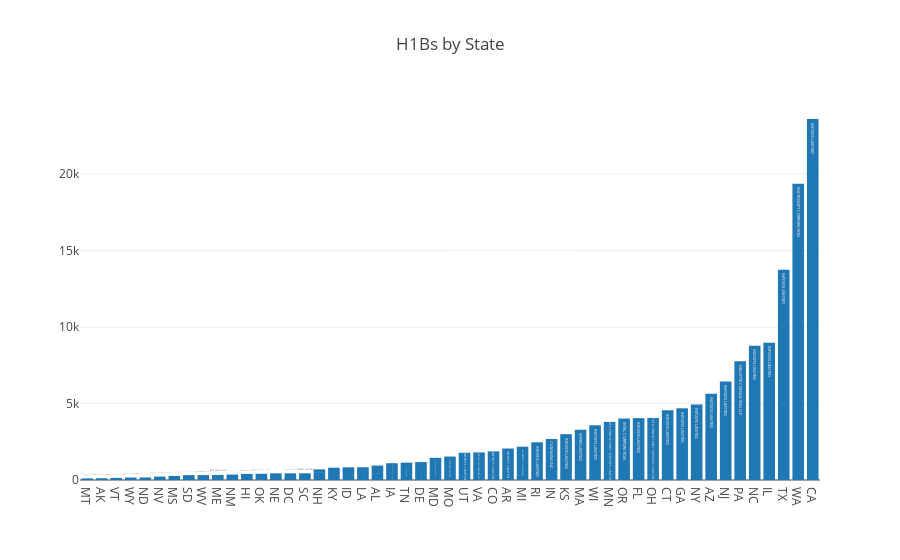

The cell this chart's notebook holds for it:
### Markdown cell above
Now, that `states_frame` is ready again, we can get to plotting.

### Code cell
X = states_frame[['code']].values.flatten()
Y = states_frame[['count']].values.flatten()
text = states_frame[['top_employer']].values.flatten()

trace_states = go.Bar(
    x=X, 
    y=Y, 
    name="State", 
    text=text, 
    textposition = 'auto')

data = [trace_states]
layout = go.Layout(title="H1Bs by State", barmode='stack')
fig = go.Figure(data=data, layout=layout)
iplot(fig, filename='stacked-bar')

### Figure 1 — Plotly figure (JSON) as saved in the notebook; plotly's stock layout.template omitted (floating-point values rounded to 4 significant figures)
{"data": [{"name": "State", "text": ["MONTANA STATE UNIVERSITY", "UNIVERSITY OF ALASKA", "THE UNIVERSITY OF VERMONT", "UNIVERSITY OF WYOMING", "NORTH DAKOTA STATE UNIVERSITY", "UNIVERSITY OF NEVADA, RENO", "UNIVERSITY OF MISSISSIPPI MEDICAL CENTER", "TATA CONSULTANCY SERVICES LIMITED", "WEST VIRGINIA UNIVERSITY", "RITE PROS INC", "LOS ALAMOS NATIONAL SECURITY, LLC", "UNIVERSITY OF HAWAII", "UNIVERSITY OF OKLAHOMA", "BOARD OF REGENTS OF THE UNIVERSITY OF NEBRASKA", "INFOSYS LIMITED", "WIPRO LIMITED", "INFOSYS LIMITED", "TATA CONSULTANCY SERVICES LIMITED", "MICRON TECHNOLOGY, INC.", "IBM INDIA PRIVATE LIMITED", "THE UNIV. OF ALA. AT BIRMINGHAM (UAB)", "THE UNIVERSITY OF IOWA", "SYNECHRON, INC.", "TATA CONSULTANCY SERVICES LIMITED", "JOHNS HOPKINS UNIVERSITY", "INFOSYS LIMITED", "INFOSYS LIMITED", "CAPITAL ONE SERVICES, LLC", "INFOSYS LIMITED", "INFOSYS LIMITED", "UNIVERSITY OF MICHIGAN", "INFOSYS LIMITED", "CUMMINS INC.", "INFOSYS LIMITED", "WIPRO LIMITED", "INFOSYS LIMITED", "TATA CONSULTANCY SERVICES LIMITED", "INTEL CORPORATION", "INFOSYS LIMITED", "TATA CONSULTANCY SERVICES LIMITED", "INFOSYS LIMITED", "INFOSYS LIMITED", "INFOSYS LIMITED", "INFOSYS LIMITED", "INFOSYS LIMITED", "DELOITTE CONSULTING LLP", "INFOSYS LIMITED", "INFOSYS LIMITED", "INFOSYS LIMITED", "MICROSOFT CORPORATION", "INFOSYS LIMITED"], "textposition": "auto", "type": "bar", "x": ["MT", "AK", "VT", "WY", "ND", "NV", "MS", "SD", "WV", "ME", "NM", "HI", "OK", "NE", "DC", "SC", "NH", "KY", "ID", "LA", "AL", "IA", "TN", "DE", "MD", "MO", "UT", "VA", "CO", "AR", "MI", "RI", "IN", "KS", "MA", "WI", "MN", "OR", "FL", "OH", "CT", "GA", "NY", "AZ", "NJ", "PA", "NC", "IL", "TX", "WA", "CA"], "y": [105, 114, 139, 162, 166, 222, 266, 319, 321, 330, 353, 397, 408, 434, 437, 440, 695, 803, 830, 835, 946, 1098, 1135, 1172, 1449, 1532, 1780, 1805, 1871, 2057, 2177, 2465, 2682, 2994, 3286, 3577, 3801, 4018, 4043, 4060, 4556, 4686, 4934, 5641, 6444, 7764, 8770, 8975, 13741, 19370, 23597]}], "layout": {"barmode": "stack", "title": "H1Bs by State"}}
